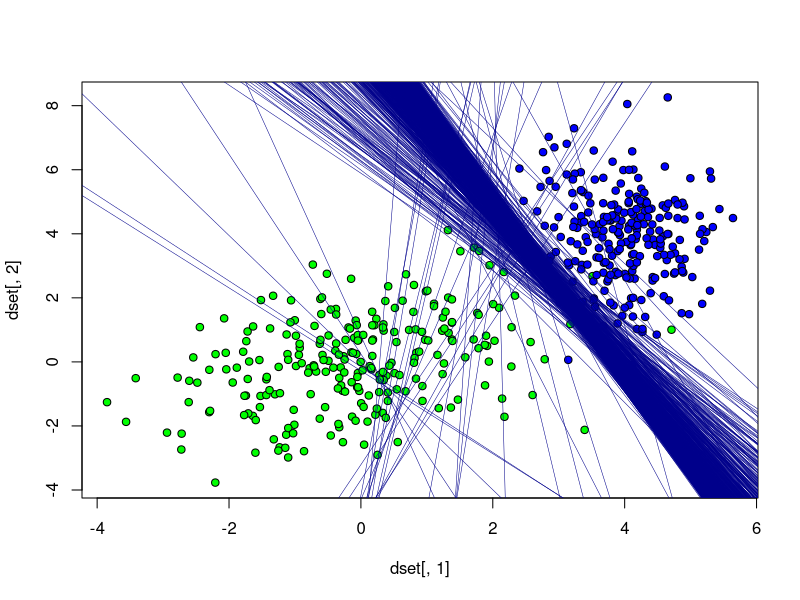

Write R code to recreate this figure. (Note: this script raises an error after producing the figure.)
library(MASS)

computeWeightsWithStochasticGradient <- function(dset, classes, lossFunction, updateRule) {
  png(sprintf("sgd/astep-%03d.png", 1), width = 700, height = 700, unit = "px", pointsize = 20)
  # cat("Kernel:", kernelName, index, "of", length(kernels), "\n")
  #index <- index + 1
  
  #loo <- parzen_loo(iris[3:4], iris$Species, kernel, hs)
  #plot(hs, loo, type="l", xlab="h", ylab="LOO")
  #points(hs[which.min(loo)], loo[which.min(loo)], pch = 19, col = "red")
  #text(hs[which.min(loo)], loo[which.min(loo)] + 0.05, paste("best:", hs[which.min(loo)]))
  
  plot(dset[ ,1], dset[ ,2], pch=21, bg=c("1" = "green","-1" = "blue")[paste(gdset[ ,3])])
  dsetLength <- dim(dset)[1]
  featuresCount <- dim(dset)[2]
  
  w <- runif(featuresCount, -1 / (2 * featuresCount), 1 / (2 * featuresCount))
  lambda <- 1 / dsetLength
  
  currentLoss <- 0
  for (i in 1:dsetLength) {
    margin <- sum(w * dset[i, ]) * classes[i]
    currentLoss <- currentLoss + lossFunction(margin)
  }
  prevLoss <- currentLoss
  
  xs <- c()
  ys <- c()
  
  step <- 1
  repeat {
    margins <- array(0, dim = dsetLength)
    for (i in 1:dsetLength) {
      margins[i] <- sum(w * dset[i, ]) * classes[i]
    }
    errorIndices <- which(margins <= 0)
    
    if (length(errorIndices) == 0) break
    
    randomErrorSampleIndex <- sample(errorIndices, 1)
    x <- dset[randomErrorSampleIndex, ]
    class <- classes[randomErrorSampleIndex]
    
    margin <- sum(w * x) * class
    loss <- lossFunction(margin)
    xs <- c(xs, step)
    ys <- c(ys, currentLoss)
    
    learningRate <- 1 / step
    w <- updateRule(w, learningRate, x, class)
    
    currentLoss <- (1 - lambda) * currentLoss + lambda * loss
    
    if (abs(prevLoss - currentLoss) / abs(max(prevLoss, currentLoss)) < 1e-5) break
    
    if (step > 25000) break
    
    prevLoss <- currentLoss
    step <- step + 1
    
    if (step %% 40) {
    
      drawLine(w, "darkblue")
      #cat("\rDone.                      \n")
      
    }
  }
  gsteps <<- gsteps+step
  dev.off()
  # print(step)
  # Thanks, T. Orlova!
  plot(xs, ys, type="l", col="red", xlab="step", ylab="loss", main = "Logistic regression")
  return(w)
}


sigmoid = function(z) 1 / (1 + exp(-z))

logisticRegressionLossFunction <- function(margin) log2(1 + exp(-margin))

logisticRegressionUpdateRule <- function(w, learningRate, sample, class) w + learningRate * sample * class * sigmoid(-sum(w * sample) * class)


drawLine = function(w, color) {
  abline(a = w[3] / w[2], b = -w[1] / w[2], lwd = 0.5, col = color)
}

# plot(c(0,2,3,4), c(0,2,2,1), type="l", xlab="h", ylab="Loss over steps", col="red", bg="black")
# points(c(1,2,3,4,5), c(2,2,2,2,2), pch=21, col='red', bg='black')

mu1 <- c(0, 0)
mu2 <- c(4, 4)
sig1 <- matrix(c(2, 0.9, 0.9, 2), 2, 2)
sig2 <- matrix(c(0.5, 0, 0, 2), 2, 2)
dset1 <- mvrnorm(250, mu1, sig1)
dset2 <- mvrnorm(250, mu2, sig2)
dset <- rbind(cbind(dset1, 1),cbind(dset2, -1))
dset <- cbind(dset, -1)
gdset <- dset

w1 = computeWeightsWithStochasticGradient(dset[, c(1, 2, 4)], dset[, 3], logisticRegressionLossFunction, logisticRegressionUpdateRule)

for (i in 1:dim(dset)[1]) {
  if (sum(c(dset[i, 1:2], -1) * w1) * dset[i, 3] < 0) {
    errorsCount <- errorsCount + 1
  }
}

# print(errorsCount)

# plot(dset[ ,1], dset[ ,2], pch=21, bg=c("1" = "green","-1" = "blue")[paste(dset[ ,3])])

# drawLine(w1, "darkgreen")

# iterationsCount <- 100
# 
# gsteps <- 0
# errorsCount <- 0
# 
# for (iter in 1:iterationsCount) {
#   cat("\rIteration: ", iter)
#   mu1 <- c(0, 0)
#   mu2 <- c(4, 4)
#   sig1 <- matrix(c(2, 0.9, 0.9, 2), 2, 2)
#   sig2 <- matrix(c(0.5, 0, 0, 2), 2, 2)
#   dset1 <- mvrnorm(250, mu1, sig1)
#   dset2 <- mvrnorm(250, mu2, sig2)
#   dset <- rbind(cbind(dset1, 1),cbind(dset2, -1))
#   dset <- cbind(dset, -1)
#   gdset <- dset
#   
#   w1 = computeWeightsWithStochasticGradient(dset[, c(1, 2, 4)], dset[, 3], adalineLossFunction, adalineUpdateRule)
#   
#   for (i in 1:dim(dset)[1]) {
#     if (sum(c(dset[i, 1:2], -1) * w1) * dset[i, 3] < 0) {
#       errorsCount <- errorsCount + 1
#     }
#   }
#   # print(errorsCount)
#   
#   plot(dset[ ,1], dset[ ,2], pch=21, bg=c("1" = "green","-1" = "blue")[paste(dset[ ,3])])
#   
#   drawLine(w1, "darkgreen")
# }
# 
# print(errorsCount / iterationsCount)
# print(gsteps / iterationsCount)




# > w1
# [1] -1.0600585 -0.2050553 -3.6053360
# > w[3]  / w[2]
# Error: object 'w' not found
# > w1[3]  / w1[2]
# [1] 17.58226
# > ?abline
# > -w1[1] / w1[2]
# [1] -5.169623
# > 17.58226 -5.169623
# [1] 12.41264
# > 17.58226 -2*5.169623
# [1] 7.243014
# > c(2, 7.243, 0) * w1
# [1] -2.120117 -1.485215  0.000000
# > c(-1, 2, 7.243) * w1
# [1]   1.0600585  -0.4101105 -26.1134488
# > c(2, 7.243, -1) * w1
# [1] -2.120117 -1.485215  3.605336
# > sum(c(2, 7.243, -1) * w1)
# [1] 3.612683e-06
# > paste(sum(c(2, 7.243, -1) * w1))
# [1] "3.61268315218766e-06"




